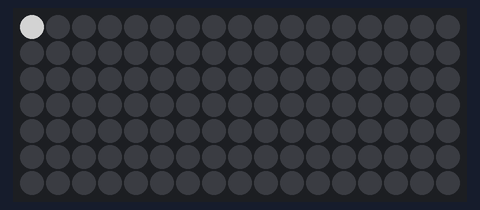
A program run on a simulated Raspberry Pi (BCM pin numbers) with a Scroll pHAT HD. Shown: 17×7 RGB LED matrix. Dim RGB values are drawn brighter than linear.

Above: at 0.02 s.
At 2.11 s:
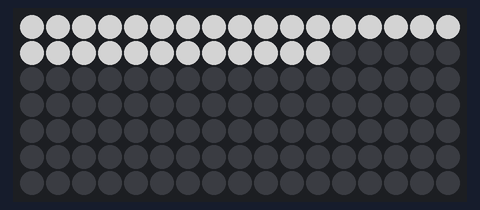
At 4.66 s:
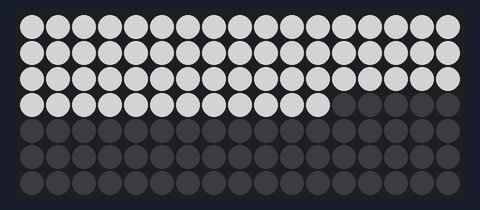
At 7.06 s:
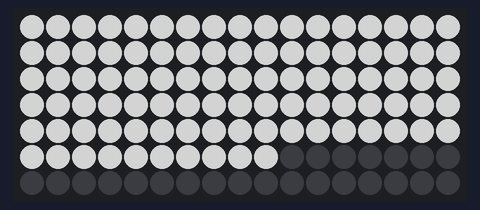
At 9.46 s:
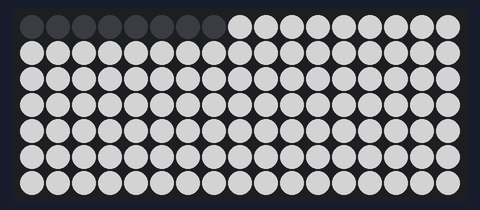
At 18.91 s:
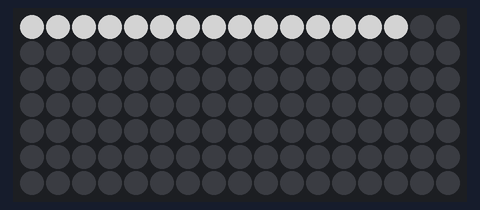

Measured:
- by itself, everything shown: repeats every 17.9 s, in 238 steps

The program:

progress.py
```python
#!/usr/bin/env python
#Original code by alexellis, updated to run on scroll-phat-hd by alexmburns.

import math
import sys
import time

import scrollphathd


def millis():
    return int(round(time.time() * 1000))

scrollphathd.set_brightness(0.5)

def clear(pause):
    for y in range(7):
        for x in range(17):
            scrollphathd.set_pixel(x,y,0)
            scrollphathd.show()
            time.sleep(pause)

def paint(pause):
    for y in range(7):
        for x in range(17):
            scrollphathd.set_pixel(x,y,1)
            scrollphathd.show()
            time.sleep(pause)

while(True):
    try:
        pause_time = 0.06
        paint(pause_time)
        clear(pause_time)
    except KeyboardInterrupt:
        scrollphathd.clear()
        sys.exit(-1)
```
